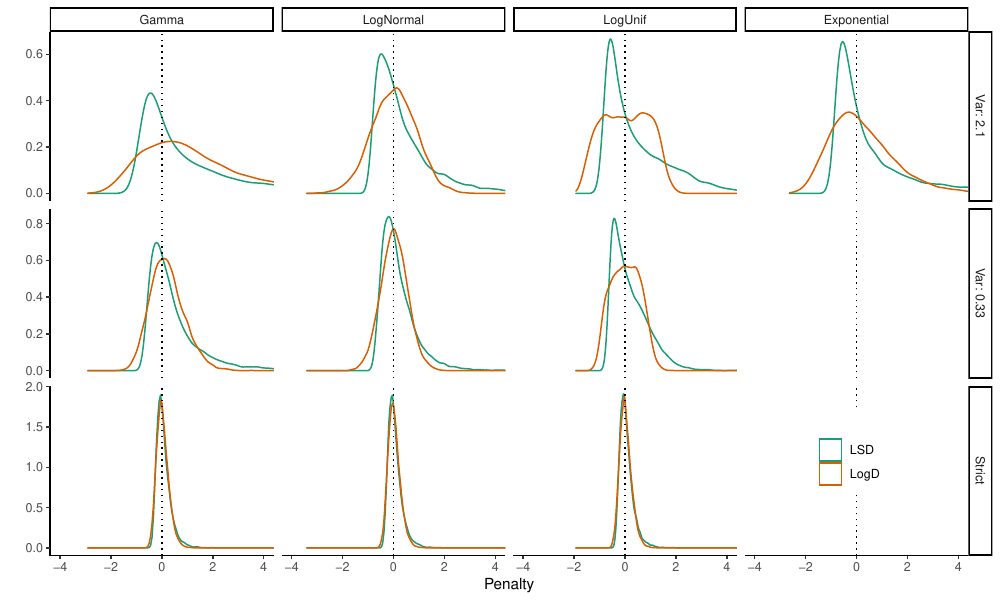

The script that saved this image:
require(ggplot2)

sc = 10000

b=0.1
s=200
be = rnorm(n=sc,b,sqrt(b/s))

rg= function(v) rgamma(sc,1/v,1/v)
#rg= function(v) rgamma(sc,(1+sqrt(4*v+1))/2/v+1,(1+sqrt(4*v+1))/2/v)
rexp = rexp(sc,log(2))
#rLN = function(v) rlnorm(sc,meanlog = -log(v+1)/2,sdlog =sqrt(log(v+1)))
rLN = function(v) rlnorm(sc,meanlog = 0,sdlog =sqrt(log(1/2 + 1/2 *sqrt(1 + 4 *v))))
rCN = function(v,a=0.1) {x=(1:60)/40;p=x[which.min(abs(c((exp(2*x)-exp(-2*x))/4/x-(exp(x)-exp(-x))^2/4/x^2)-v))];exp(runif(sc,-p,p))}
summary(rCN(1)); var(rCN(1));
summary(rLN(1)); var(rLN(1));
summary(rg(1))

lsd = function(be,b,r) {be=be[r>0.1]; r = r[r>0.1]; b/(be*r)-1}
logD = function(be,b,r) {log(b/(be*r))}

qplot(n, 
      data=rbind(
                 #data.frame(m="LSD",r="Strict",n=lsd(be,b,1),v=0),
                 #data.frame(m="LogD",r="Strict",n=logD(be,b,1),v=0),
                 data.frame(m="LSD",r="Gamma",n=lsd(be,b,rg(1/log(2)^2)),v="Var: 2.1"),
                 data.frame(m="LogD",r="Gamma",n=logD(be,b,rg(1/log(2)^2)),v="Var: 2.1"),
                 data.frame(m="LSD",r="Gamma",n=lsd(be,b,rg(1/3)),v="Var: 0.33"),
                 data.frame(m="LogD",r="Gamma",n=logD(be,b,rg(1/3)),v="Var: 0.33"),
                 data.frame(m="LSD",r="Gamma",n=lsd(be,b,rg(1/1000)),v="Strict"),
                 data.frame(m="LogD",r="Gamma",n=logD(be,b,rg(1/1000)),v="Strict"),
                 data.frame(m="LSD",r="LogNormal",n=lsd(be,b,rLN(1/1000)),v="Strict"),
                 data.frame(m="LogD",r="LogNormal",n=logD(be,b,rLN(1/1000)),v="Strict"),
                 data.frame(m="LSD",r="LogNormal",n=lsd(be,b,rLN(1/log(2)^2)),v="Var: 2.1"),
                 data.frame(m="LogD",r="LogNormal",n=logD(be,b,rLN(1/log(2)^2)),v="Var: 2.1"),                
                 data.frame(m="LSD",r="LogNormal",n=lsd(be,b,rLN(1/3)),v="Var: 0.33"),
                 data.frame(m="LogD",r="LogNormal",n=logD(be,b,rLN(1/3)),v="Var: 0.33"),
                 data.frame(m="LSD",r="LogUnif",n=lsd(be,b,rCN(1/log(2)^2)),v="Var: 2.1"),
                 data.frame(m="LogD",r="LogUnif",n=logD(be,b,rCN(1/log(2)^2)),v="Var: 2.1"),  
                 data.frame(m="LSD",r="LogUnif",n=lsd(be,b,rCN(1/3)),v="Var: 0.33"),
                 data.frame(m="LogD",r="LogUnif",n=logD(be,b,rCN(1/3)),v="Var: 0.33"),
                 data.frame(m="LSD",r="LogUnif",n=lsd(be,b,rCN(1/1000)),v="Strict"),
                 data.frame(m="LogD",r="LogUnif",n=logD(be,b,rCN(1/1000)),v="Strict") , 
                 data.frame(m="LSD",r="Exponential",n=lsd(be,b,rexp),v="Var: 2.1"),
                 data.frame(m="LogD",r="Exponential",n=logD(be,b,rexp),v="Var: 2.1")
                 ),
      geom="density",color=m)+theme_classic()+facet_grid(v~r,scales="free")+ coord_cartesian(xlim=c(-4,4))+
  scale_color_brewer(name="",palette = "Dark2")+xlab("Penalty")+
  geom_vline(xintercept = 0,linetype=3)+theme(legend.position = c(0.87,0.2))

ggsave("backenv.pdf",width=10,height = 6)

